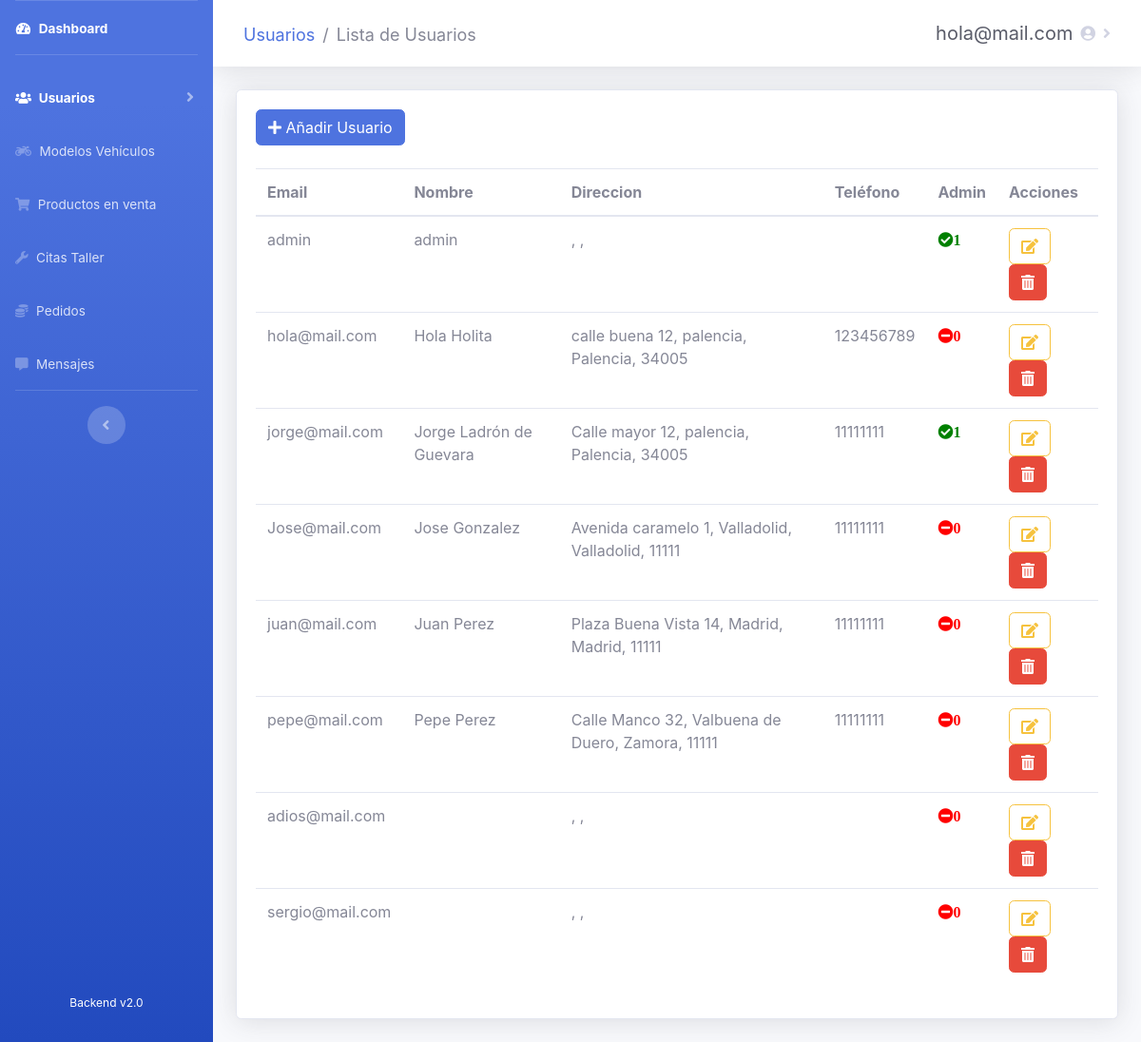
Before: /admin/users/usuarios.php (signed in) with the older database file.
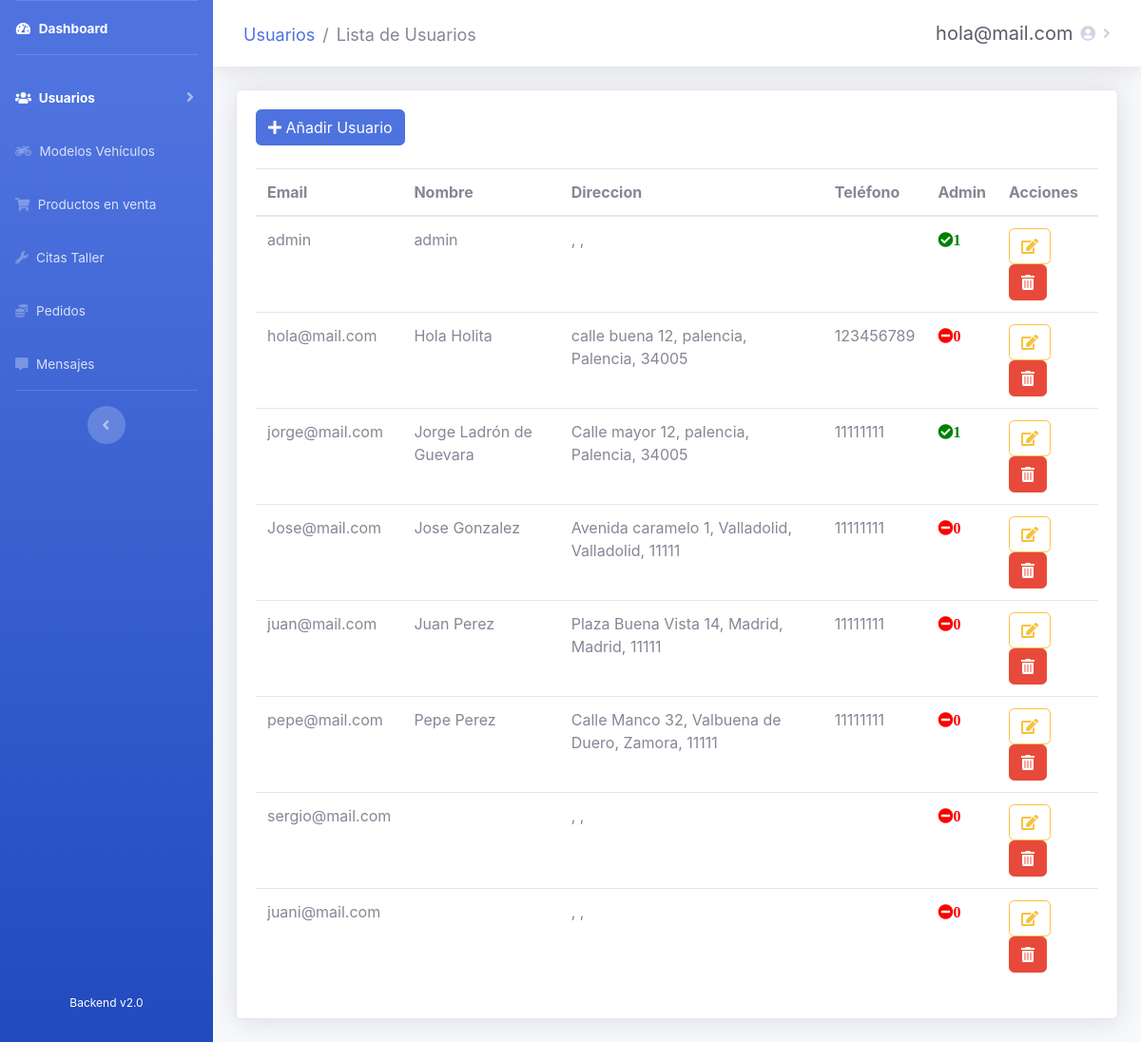
After: the same page with the newer database file.
### tables this page shows
CREATE TABLE `usuarios` (
  `id_usuario` int(10) NOT NULL,
  `email` varchar(20) NOT NULL,
  `password` varchar(60) NOT NULL,
  `nombre` varchar(30) DEFAULT NULL,
  `apellidos` varchar(60) DEFAULT NULL,
  `direccion` varchar(100) DEFAULT NULL,
  `localidad` varchar(30) DEFAULT NULL,
  `provincia` int(10) DEFAULT NULL,
  `cp` int(5) DEFAULT NULL,
  `telefono` int(15) DEFAULT NULL,
  `is_admin` tinyint(1) DEFAULT 0
);

CREATE TABLE `provincias` (
  `id` smallint(6) NOT NULL,
  `nombre` varchar(30) DEFAULT NULL
);

### admin/users/usuarios.php (the view, shortened to what the changed rows need)
<?php
require_once('../recursos/conexionBD.php');
?>
<!DOCTYPE html>
<html lang="es">
<head>
  <link rel="stylesheet" href="https://use.fontawesome.com/releases/v5.11.2/css/all.css">
  <link href="../../css/sidebar-admin.css" rel="stylesheet">
  <link rel="stylesheet" type="text/css" href="https://cdn.datatables.net/v/bs4/dt-1.10.21/b-1.6.2/r-2.2.4/datatables.min.css" />
</head>
<body id="page-top">
  <div id="wrapper">
    <div id="content-wrapper" class="d-flex flex-column">
      <div id="content" style="max-height: 100%">
        <div class="container-fluid">
          <div class="card shadow mb-4">
            <div class="card-body">
              <div class="table-responsive">
                <br><br>
                <table class="table" id="users" cellspacing="0">
                  <thead>
                    <tr>
                      <th>Email</th>
                      <th>Nombre</th>
                      <th>Direccion</th>
                      <th>Teléfono</th>
                      <th>Admin</th>
                      <th>Acciones</th>
                    </tr>
                  </thead>
                  <tbody>
                    <?php
                    $consulta = "SELECT * FROM usuarios";
                    $result = mysqli_query($conexion, $consulta);
                    while ($fila = mysqli_fetch_array($result)) { ?>
                      <tr>
                        <td><?php echo $fila["email"]; ?></td>
                        <td><?php echo $fila["nombre"] . " " . $fila["apellidos"]; ?></td>
                        <td><?php echo $fila["direccion"] . ", " . $fila["localidad"] . ", ";
                            $consulta2 = "SELECT usuarios.id_usuario, provincias.nombre FROM usuarios
                                                        INNER JOIN provincias ON usuarios.provincia = provincias.id WHERE usuarios.id_usuario = $fila[id_usuario]";
                            $result2 = mysqli_query($conexion, $consulta2);
                            while ($fila2 = mysqli_fetch_array($result2)) {
                              echo $fila2["nombre"] . ", " . $fila["cp"];
                            }; ?></td>
                        <td><?php echo $fila["telefono"]; ?></td>
                        <td><?php
                            if ($fila['is_admin'] == 1) {
                              echo "<span class='fas fa-check-circle' style='color:green';>1</span>";
                            } else {
                              echo "<span class='fas fa-minus-circle' style='color:red';>0</span>";
                            }
                            ?>
                        </td>
                        <td>
                          <a class="btn btn-outline-warning noFocus" title="Editar usuario" href="editUser.php?id=<?php echo $fila["id_usuario"]; ?>" role="button"><i class="fas fa-edit"></i></a>
                          <a class="btn btn-danger noFocus" title="Borrar usuario" style="cursor: pointer;" onclick="borrarUsuario('<?php echo $fila["id_usuario"]; ?>');"><i class="fas fa-trash-alt" style="color: white"></i></a>
                        </td>
                      </tr>
                    <?php }; ?>
                  </tbody>
                </table>
              </div>
            </div>
          </div>
        </div>
      </div>
    </div>
  </div>
</body>
</html>

Changed rows visible on the page:
removed usuarios: email "adios@mail.com", is_admin "0"
added usuarios: email "juani@mail.com", is_admin "0"
